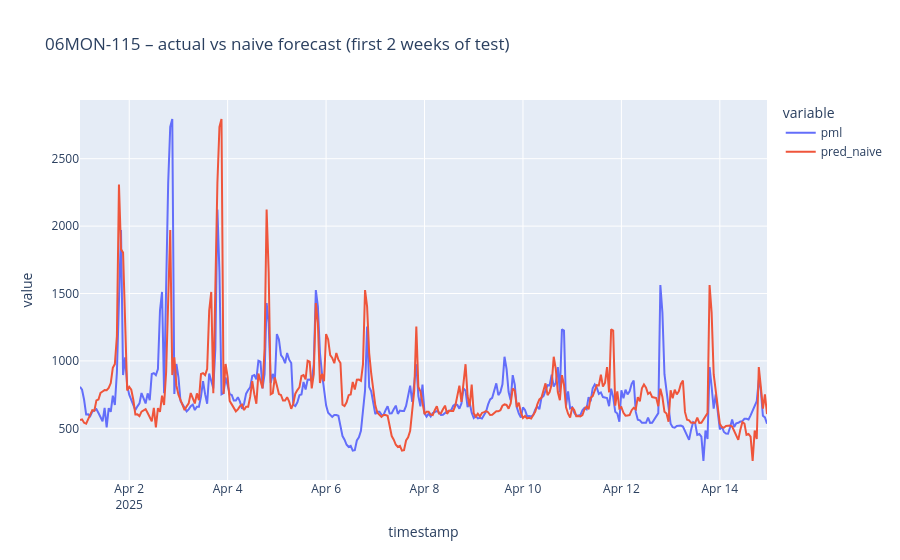

Here is the notebook cell this chart was saved with:
### Markdown cell above
Differeence between both tests (24hrs vs a week) is meaningful, hour outperforms week, it has about an 18% better MAE, recent conditions matter more than the longer ones plus results are 
nearly identical when looking at them per node. 
Even with no model, yesterday’s prices are a better guide than last week’s. A client planning tomorrow should look at today first
Visualizing the actual vs the naive forecast

### Code cell
node = "06MON-115"
window = test[(test["clv_nodo"] == node) & (test["timestamp"] < "2025-04-15")]
px.line(window, x="timestamp", y=[TARGET, "pred_naive"],
        title=f"{node} – actual vs naive forecast (first 2 weeks of test)")

### Figure 1 — Plotly figure (JSON) as saved in the notebook; plotly's stock layout.template omitted (floating-point values rounded to 4 significant figures; data arrays with more than 128 entries replaced by an {"elided": "..."} marker saying what was removed)
{"data": [{"hovertemplate": "variable=pml<br>timestamp=%{x}<br>value=%{y}<extra></extra>", "legendgroup": "pml", "line": {"color": "#636efa", "dash": "solid"}, "marker": {"symbol": "circle"}, "mode": "lines", "name": "pml", "orientation": "v", "showlegend": true, "type": "scatter", "x": {"elided": "336 str values"}, "xaxis": "x", "y": {"elided": "336 float values"}, "yaxis": "y"}, {"hovertemplate": "variable=pred_naive<br>timestamp=%{x}<br>value=%{y}<extra></extra>", "legendgroup": "pred_naive", "line": {"color": "#EF553B", "dash": "solid"}, "marker": {"symbol": "circle"}, "mode": "lines", "name": "pred_naive", "orientation": "v", "showlegend": true, "type": "scatter", "x": {"elided": "336 str values"}, "xaxis": "x", "y": {"elided": "336 float values"}, "yaxis": "y"}], "layout": {"legend": {"title": {"text": "variable"}, "tracegroupgap": 0}, "title": {"text": "06MON-115 – actual vs naive forecast (first 2 weeks of test)"}, "xaxis": {"anchor": "y", "domain": [0, 1], "title": {"text": "timestamp"}}, "yaxis": {"anchor": "x", "domain": [0, 1], "title": {"text": "value"}}}}
